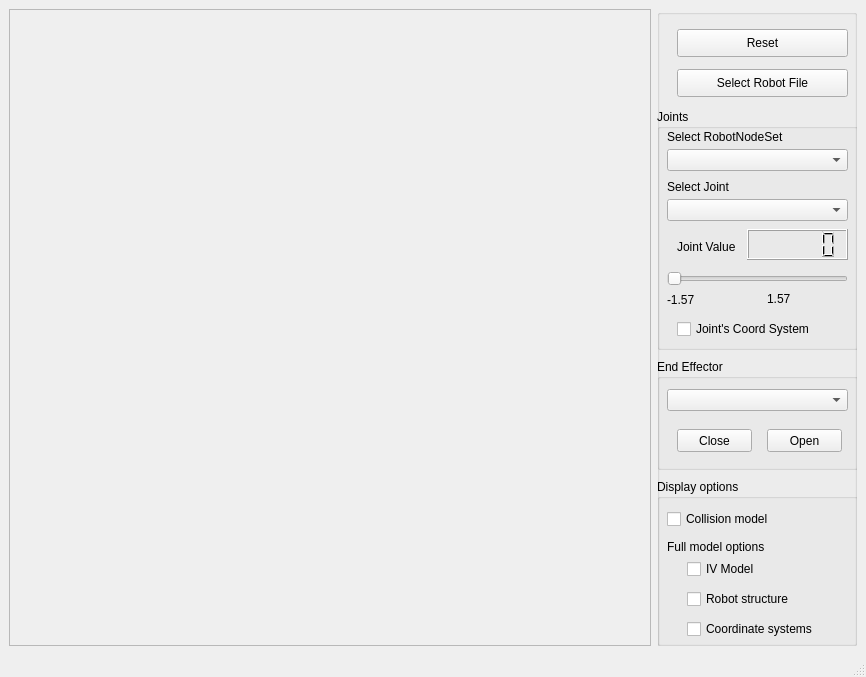
<?xml version="1.0" encoding="UTF-8"?>
<ui version="4.0">
 <class>MainWindowShowRobot</class>
 <widget class="QMainWindow" name="MainWindowShowRobot">
  <property name="geometry">
   <rect>
    <x>0</x>
    <y>0</y>
    <width>866</width>
    <height>677</height>
   </rect>
  </property>
  <property name="windowTitle">
   <string>Simox - VirtualRobot - Show Robot</string>
  </property>
  <widget class="QWidget" name="centralwidget">
   <layout class="QGridLayout" name="gridLayout">
    <item row="0" column="1">
     <widget class="QGroupBox" name="groupBox">
      <property name="sizePolicy">
       <sizepolicy hsizetype="Fixed" vsizetype="Preferred">
        <horstretch>0</horstretch>
        <verstretch>0</verstretch>
       </sizepolicy>
      </property>
      <property name="maximumSize">
       <size>
        <width>200</width>
        <height>16777215</height>
       </size>
      </property>
      <property name="title">
       <string/>
      </property>
      <widget class="QPushButton" name="pushButtonReset">
       <property name="geometry">
        <rect>
         <x>20</x>
         <y>20</y>
         <width>171</width>
         <height>28</height>
        </rect>
       </property>
       <property name="text">
        <string>Reset</string>
       </property>
      </widget>
      <widget class="QGroupBox" name="groupBox_2">
       <property name="geometry">
        <rect>
         <x>0</x>
         <y>470</y>
         <width>201</width>
         <height>171</height>
        </rect>
       </property>
       <property name="title">
        <string>Display options</string>
       </property>
       <widget class="QCheckBox" name="checkBoxColModel">
        <property name="geometry">
         <rect>
          <x>10</x>
          <y>30</y>
          <width>131</width>
          <height>20</height>
         </rect>
        </property>
        <property name="text">
         <string>Collision model</string>
        </property>
       </widget>
       <widget class="QCheckBox" name="checkBoxStructure">
        <property name="geometry">
         <rect>
          <x>30</x>
          <y>110</y>
          <width>131</width>
          <height>20</height>
         </rect>
        </property>
        <property name="text">
         <string>Robot structure</string>
        </property>
       </widget>
       <widget class="QCheckBox" name="checkBoxRobotCoordSystems">
        <property name="geometry">
         <rect>
          <x>30</x>
          <y>140</y>
          <width>131</width>
          <height>20</height>
         </rect>
        </property>
        <property name="text">
         <string>Coordinate systems</string>
        </property>
       </widget>
       <widget class="QCheckBox" name="checkBoxFullModel">
        <property name="geometry">
         <rect>
          <x>30</x>
          <y>80</y>
          <width>131</width>
          <height>20</height>
         </rect>
        </property>
        <property name="text">
         <string>IV Model</string>
        </property>
       </widget>
       <widget class="QLabel" name="label">
        <property name="geometry">
         <rect>
          <x>10</x>
          <y>60</y>
          <width>131</width>
          <height>16</height>
         </rect>
        </property>
        <property name="text">
         <string>Full model options</string>
        </property>
       </widget>
      </widget>
      <widget class="QPushButton" name="pushButtonLoad">
       <property name="geometry">
        <rect>
         <x>20</x>
         <y>60</y>
         <width>171</width>
         <height>28</height>
        </rect>
       </property>
       <property name="text">
        <string>Select Robot File</string>
       </property>
      </widget>
      <widget class="QGroupBox" name="groupBox_3">
       <property name="geometry">
        <rect>
         <x>0</x>
         <y>100</y>
         <width>201</width>
         <height>241</height>
        </rect>
       </property>
       <property name="title">
        <string>Joints</string>
       </property>
       <property name="flat">
        <bool>false</bool>
       </property>
       <property name="checkable">
        <bool>false</bool>
       </property>
       <widget class="QLabel" name="label_2">
        <property name="geometry">
         <rect>
          <x>20</x>
          <y>130</y>
          <width>81</width>
          <height>16</height>
         </rect>
        </property>
        <property name="text">
         <string>Joint Value</string>
        </property>
       </widget>
       <widget class="QLCDNumber" name="lcdNumberJointValue">
        <property name="geometry">
         <rect>
          <x>90</x>
          <y>120</y>
          <width>101</width>
          <height>31</height>
         </rect>
        </property>
        <property name="smallDecimalPoint">
         <bool>true</bool>
        </property>
        <property name="numDigits">
         <number>5</number>
        </property>
        <property name="digitCount">
         <number>5</number>
        </property>
        <property name="value" stdset="0">
         <double>0.000000000000000</double>
        </property>
       </widget>
       <widget class="QSlider" name="horizontalSliderPos">
        <property name="geometry">
         <rect>
          <x>10</x>
          <y>160</y>
          <width>181</width>
          <height>20</height>
         </rect>
        </property>
        <property name="maximum">
         <number>1000</number>
        </property>
        <property name="pageStep">
         <number>50</number>
        </property>
        <property name="orientation">
         <enum>Qt::Horizontal</enum>
        </property>
       </widget>
       <widget class="QLabel" name="labelMinPos">
        <property name="geometry">
         <rect>
          <x>10</x>
          <y>180</y>
          <width>91</width>
          <height>21</height>
         </rect>
        </property>
        <property name="text">
         <string>-1.57</string>
        </property>
       </widget>
       <widget class="QLabel" name="labelMaxPos">
        <property name="geometry">
         <rect>
          <x>110</x>
          <y>180</y>
          <width>81</width>
          <height>20</height>
         </rect>
        </property>
        <property name="layoutDirection">
         <enum>Qt::RightToLeft</enum>
        </property>
        <property name="text">
         <string>1.57</string>
        </property>
       </widget>
       <widget class="QComboBox" name="comboBoxJoint">
        <property name="geometry">
         <rect>
          <x>10</x>
          <y>90</y>
          <width>181</width>
          <height>22</height>
         </rect>
        </property>
       </widget>
       <widget class="QCheckBox" name="checkBoxShowCoordSystem">
        <property name="geometry">
         <rect>
          <x>20</x>
          <y>210</y>
          <width>161</width>
          <height>20</height>
         </rect>
        </property>
        <property name="text">
         <string>Joint's Coord System</string>
        </property>
       </widget>
       <widget class="QComboBox" name="comboBoxRobotNodeSet">
        <property name="geometry">
         <rect>
          <x>10</x>
          <y>40</y>
          <width>181</width>
          <height>22</height>
         </rect>
        </property>
       </widget>
       <widget class="QLabel" name="label_3">
        <property name="geometry">
         <rect>
          <x>10</x>
          <y>20</y>
          <width>131</width>
          <height>16</height>
         </rect>
        </property>
        <property name="text">
         <string>Select RobotNodeSet</string>
        </property>
       </widget>
       <widget class="QLabel" name="label_4">
        <property name="geometry">
         <rect>
          <x>10</x>
          <y>70</y>
          <width>131</width>
          <height>16</height>
         </rect>
        </property>
        <property name="text">
         <string>Select Joint</string>
        </property>
       </widget>
      </widget>
      <widget class="QGroupBox" name="groupBox_4">
       <property name="geometry">
        <rect>
         <x>0</x>
         <y>350</y>
         <width>201</width>
         <height>111</height>
        </rect>
       </property>
       <property name="title">
        <string>End Effector</string>
       </property>
       <widget class="QComboBox" name="comboBoxEndEffector">
        <property name="geometry">
         <rect>
          <x>10</x>
          <y>30</y>
          <width>181</width>
          <height>22</height>
         </rect>
        </property>
       </widget>
       <widget class="QPushButton" name="pushButtonClose">
        <property name="geometry">
         <rect>
          <x>20</x>
          <y>70</y>
          <width>75</width>
          <height>23</height>
         </rect>
        </property>
        <property name="text">
         <string>Close</string>
        </property>
       </widget>
       <widget class="QPushButton" name="pushButtonOpen">
        <property name="geometry">
         <rect>
          <x>110</x>
          <y>70</y>
          <width>75</width>
          <height>23</height>
         </rect>
        </property>
        <property name="text">
         <string>Open</string>
        </property>
       </widget>
      </widget>
      <widget class="QGroupBox" name="groupBox_5">
       <property name="geometry">
        <rect>
         <x>0</x>
         <y>649</y>
         <width>201</width>
         <height>101</height>
        </rect>
       </property>
       <property name="title">
        <string>Triangles</string>
       </property>
       <widget class="QLabel" name="labelInfo1">
        <property name="geometry">
         <rect>
          <x>10</x>
          <y>20</y>
          <width>181</width>
          <height>16</height>
         </rect>
        </property>
        <property name="text">
         <string>TextLabel</string>
        </property>
       </widget>
       <widget class="QLabel" name="labelInfo2">
        <property name="geometry">
         <rect>
          <x>10</x>
          <y>40</y>
          <width>191</width>
          <height>16</height>
         </rect>
        </property>
        <property name="text">
         <string>TextLabel</string>
        </property>
       </widget>
       <widget class="QLabel" name="labelInfo3">
        <property name="geometry">
         <rect>
          <x>10</x>
          <y>60</y>
          <width>191</width>
          <height>16</height>
         </rect>
        </property>
        <property name="text">
         <string>TextLabel</string>
        </property>
       </widget>
      </widget>
     </widget>
    </item>
    <item row="0" column="0">
     <widget class="QFrame" name="frameViewer">
      <property name="frameShape">
       <enum>QFrame::StyledPanel</enum>
      </property>
      <property name="frameShadow">
       <enum>QFrame::Raised</enum>
      </property>
     </widget>
    </item>
   </layout>
  </widget>
  <widget class="QMenuBar" name="menubar">
   <property name="geometry">
    <rect>
     <x>0</x>
     <y>0</y>
     <width>866</width>
     <height>21</height>
    </rect>
   </property>
  </widget>
  <widget class="QStatusBar" name="statusbar"/>
 </widget>
 <resources/>
 <connections/>
</ui>
